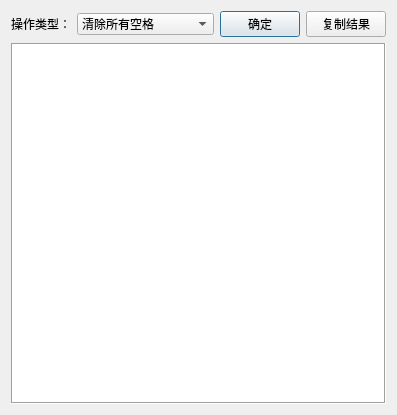
<?xml version="1.0" encoding="UTF-8"?>
<ui version="4.0">
 <class>TextEdit</class>
 <widget class="QDialog" name="TextEdit">
  <property name="geometry">
   <rect>
    <x>0</x>
    <y>0</y>
    <width>397</width>
    <height>415</height>
   </rect>
  </property>
  <property name="windowTitle">
   <string>TextEdit</string>
  </property>
  <property name="styleSheet">
   <string notr="true"/>
  </property>
  <layout class="QGridLayout" name="gridLayout">
   <item row="1" column="0">
    <widget class="QPlainTextEdit" name="plainTextEdit">
     <property name="frameShape">
      <enum>QFrame::Box</enum>
     </property>
     <property name="verticalScrollBarPolicy">
      <enum>Qt::ScrollBarAsNeeded</enum>
     </property>
     <property name="horizontalScrollBarPolicy">
      <enum>Qt::ScrollBarAlwaysOff</enum>
     </property>
     <property name="sizeAdjustPolicy">
      <enum>QAbstractScrollArea::AdjustToContents</enum>
     </property>
     <property name="lineWrapMode">
      <enum>QPlainTextEdit::WidgetWidth</enum>
     </property>
    </widget>
   </item>
   <item row="0" column="0">
    <layout class="QHBoxLayout" name="horizontalLayout">
     <item>
      <widget class="QLabel" name="label">
       <property name="sizePolicy">
        <sizepolicy hsizetype="Fixed" vsizetype="Preferred">
         <horstretch>0</horstretch>
         <verstretch>0</verstretch>
        </sizepolicy>
       </property>
       <property name="text">
        <string>操作类型：</string>
       </property>
      </widget>
     </item>
     <item>
      <widget class="QComboBox" name="comboBox">
       <item>
        <property name="text">
         <string>清除所有空格</string>
        </property>
       </item>
       <item>
        <property name="text">
         <string>JSON格式化</string>
        </property>
       </item>
       <item>
        <property name="text">
         <string>XML格式化</string>
        </property>
       </item>
       <item>
        <property name="text">
         <string>全部转大写字符</string>
        </property>
       </item>
       <item>
        <property name="text">
         <string>全部转小写字符</string>
        </property>
       </item>
      </widget>
     </item>
     <item>
      <widget class="QPushButton" name="pbDone">
       <property name="sizePolicy">
        <sizepolicy hsizetype="Fixed" vsizetype="Fixed">
         <horstretch>0</horstretch>
         <verstretch>0</verstretch>
        </sizepolicy>
       </property>
       <property name="text">
        <string>确定</string>
       </property>
      </widget>
     </item>
     <item>
      <widget class="QPushButton" name="pbCopy">
       <property name="sizePolicy">
        <sizepolicy hsizetype="Fixed" vsizetype="Fixed">
         <horstretch>0</horstretch>
         <verstretch>0</verstretch>
        </sizepolicy>
       </property>
       <property name="text">
        <string>复制结果</string>
       </property>
      </widget>
     </item>
    </layout>
   </item>
  </layout>
 </widget>
 <layoutdefault spacing="6" margin="11"/>
 <resources>
  <include location="resourse.qrc"/>
 </resources>
 <connections/>
</ui>
